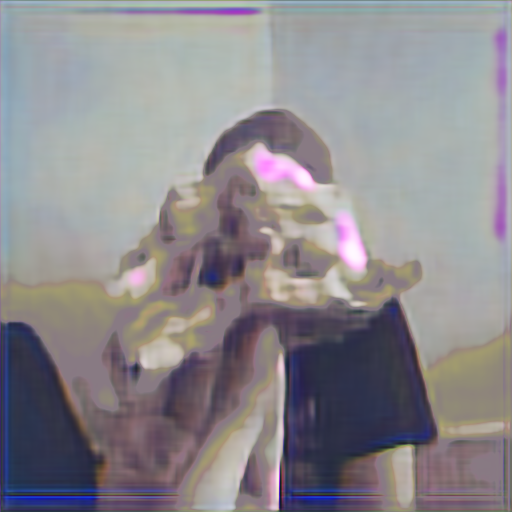
#> input picture old/v2/epoch_12_sample.png, 512 x 512 px
$ python -i preprocessing.py   (imports and definitions only)
#> lines starting #> are read from the running program, lines starting #| are printed output that depends on the picture; after the words box and inside, x2 and y2 are one past the last pixel; in counts of white or black regions, pixels touching at a corner belong together
'''
전처리·정규화·토큰화 관련 함수
'''
import re
import string
import numpy as np
import cv2
from PIL import Image

# from src.preprocessing import (
#     lemma_with_irregular,
#     pre_clean_caption,
#     extract_nouns_only,
#     safe_prompt_str,
#     preprocess_for_controlnet
# )

# --- 불규칙 복수/단수 변환 ---
def lemma_with_irregular(token):
    text = token.text.lower()
    return irregular_plural_map.get(text, token.lemma_.lower())

# --- 관용 표현, 특수문자, 숫자, number_words 제거 ---
# [48 lines left out: functions pre_clean_caption, extract_nouns_only, safe_prompt_str, not called in this run]

# --- ControlNet 입력용 Cann 엣지 이미지 생성 ---
def preprocess_for_controlnet(image_pil, detector_type="canny", low=100, high=200):
#> called with detector_type = 'canny', low = 100, high = 200
    import numpy as np
    import cv2
    from PIL import Image
    image_np = np.array(image_pil)
    if detector_type == "canny":
        gray_image = cv2.cvtColor(image_np, cv2.COLOR_RGB2GRAY)
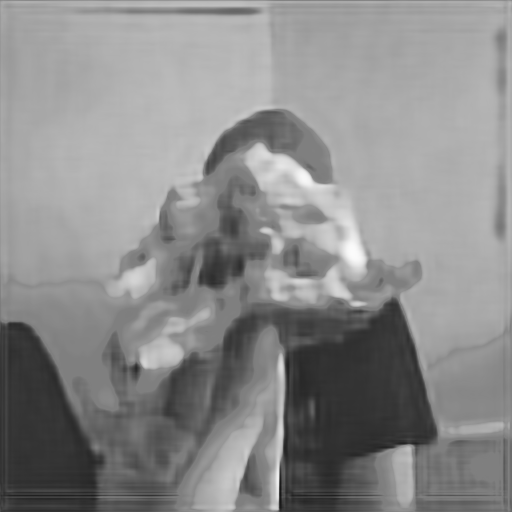
#> gray_image: shape (512, 512); min 23, max 251, mean 138.5
        edged_image = cv2.Canny(gray_image, low, high)
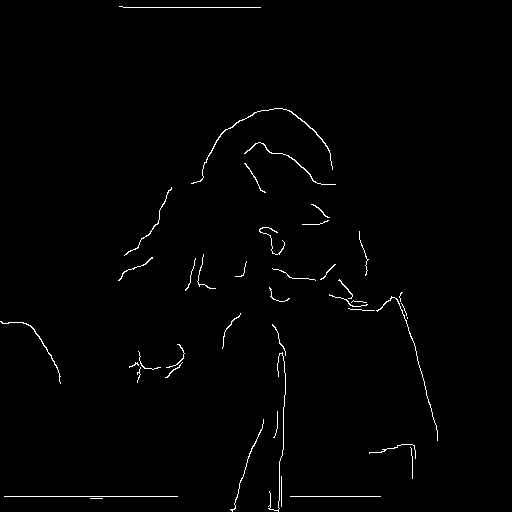
#> edged_image: shape (512, 512); 1% white in thin lines or dots, all inside (x1, y1, x2, y2) = (0, 6, 438, 512)
        control_image = Image.fromarray(edged_image).convert("RGB")
    else:
        control_image = image_pil
    return control_image

>>> import cv2
>>> picture = cv2.cvtColor(cv2.imread('../../old/v2/epoch_12_sample.png'), cv2.COLOR_BGR2RGB)
>>> result = preprocess_for_controlnet(picture)

$ run again, on old/v2/epoch_15_sample.png
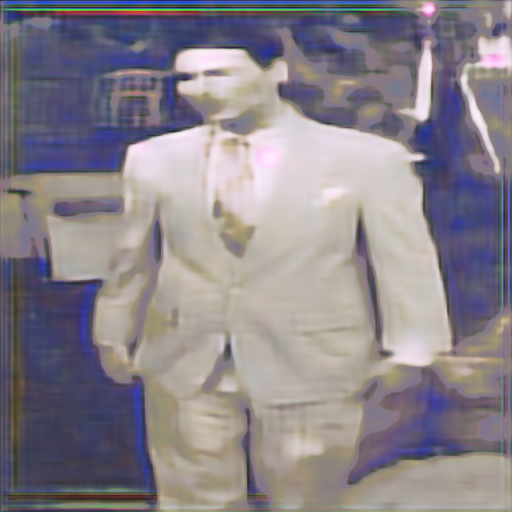
#> input picture old/v2/epoch_15_sample.png, 512 x 512 px
#> in preprocess_for_controlnet, `gray_image = cv2.cvtColor(image_np, cv2.COLOR_RGB2GRAY)`:
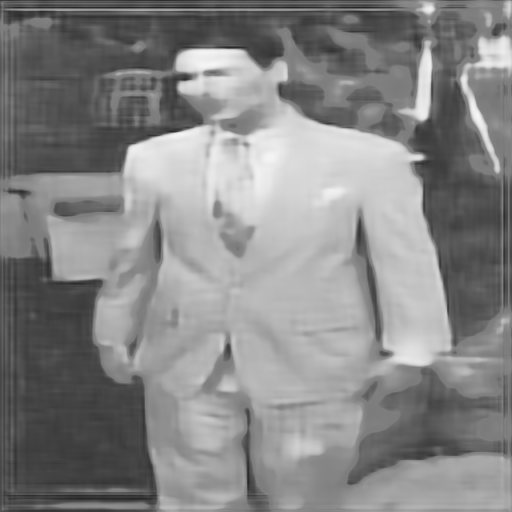
#> gray_image: shape (512, 512); min 32, max 245, mean 134.1
#> in preprocess_for_controlnet, `edged_image = cv2.Canny(gray_image, low, high)`:
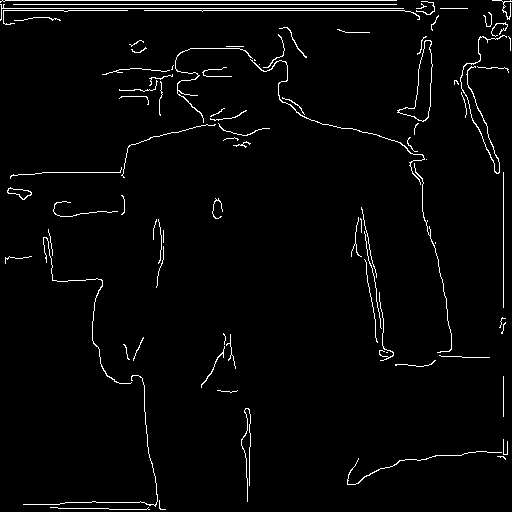
#> edged_image: shape (512, 512); 2.7% white in thin lines or dots
#> control_image: PIL image 512x512 RGB; 2.7% white in thin lines or dots

$ run again, on old/v2/epoch_3_sample.png
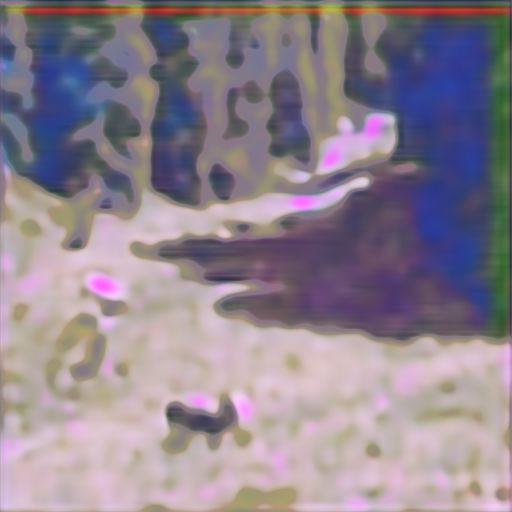
#> input picture old/v2/epoch_3_sample.png, 512 x 512 px
#> in preprocess_for_controlnet, `gray_image = cv2.cvtColor(image_np, cv2.COLOR_RGB2GRAY)`:
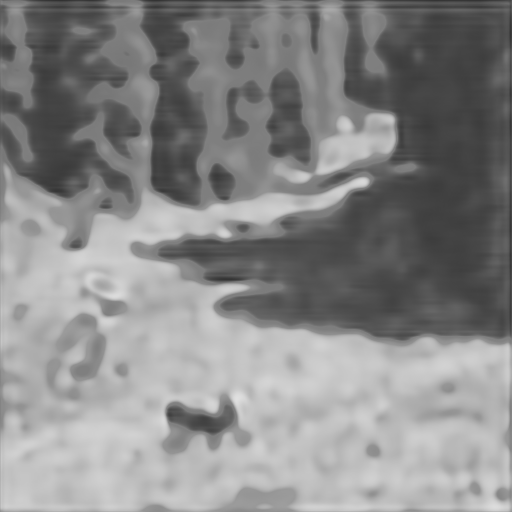
#> gray_image: shape (512, 512); min 49, max 224, mean 136.2
#> in preprocess_for_controlnet, `edged_image = cv2.Canny(gray_image, low, high)`:
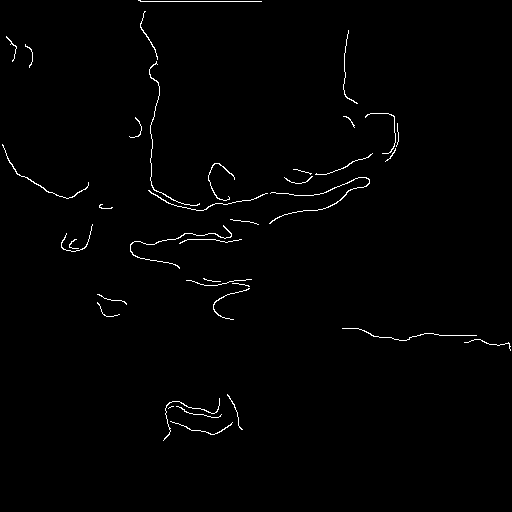
#> edged_image: shape (512, 512); 1% white in thin lines or dots, all inside (x1, y1, x2, y2) = (2, 0, 511, 441)

$ run again, on old/v2/epoch_6_sample.png
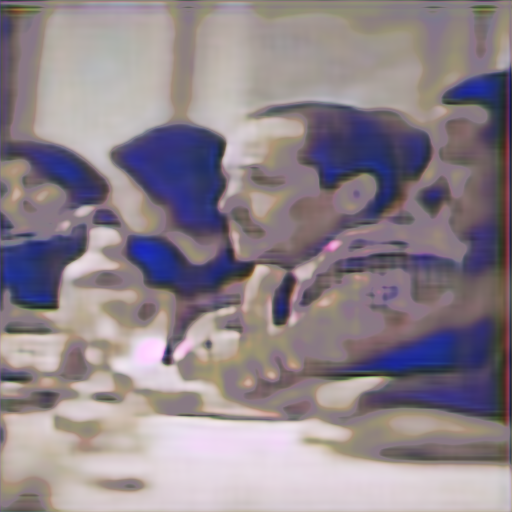
#> input picture old/v2/epoch_6_sample.png, 512 x 512 px
#> in preprocess_for_controlnet, `gray_image = cv2.cvtColor(image_np, cv2.COLOR_RGB2GRAY)`:
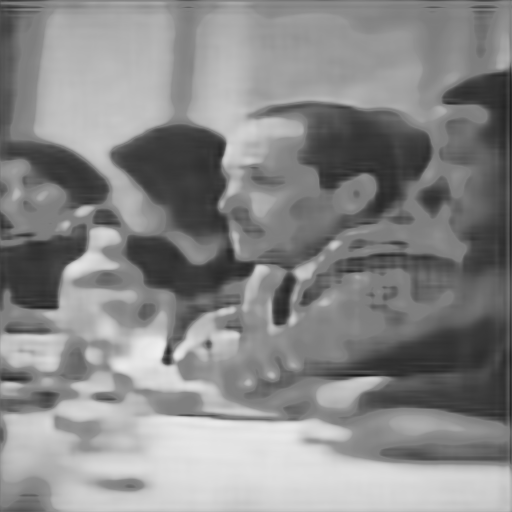
#> gray_image: shape (512, 512); min 26, max 238, mean 136.2
#> in preprocess_for_controlnet, `edged_image = cv2.Canny(gray_image, low, high)`:
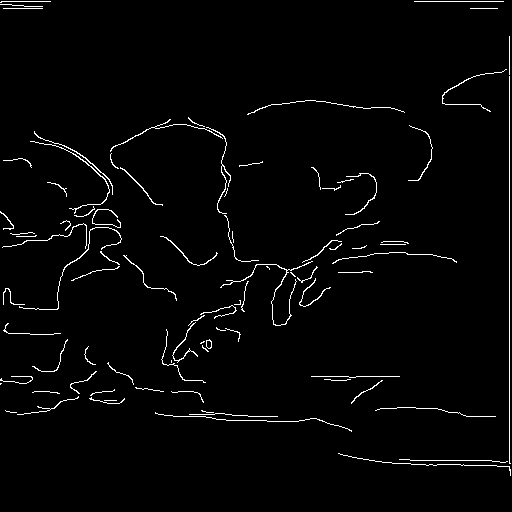
#> edged_image: shape (512, 512); 2.2% white in thin lines or dots
#> control_image: PIL image 512x512 RGB; 2.2% white in thin lines or dots
